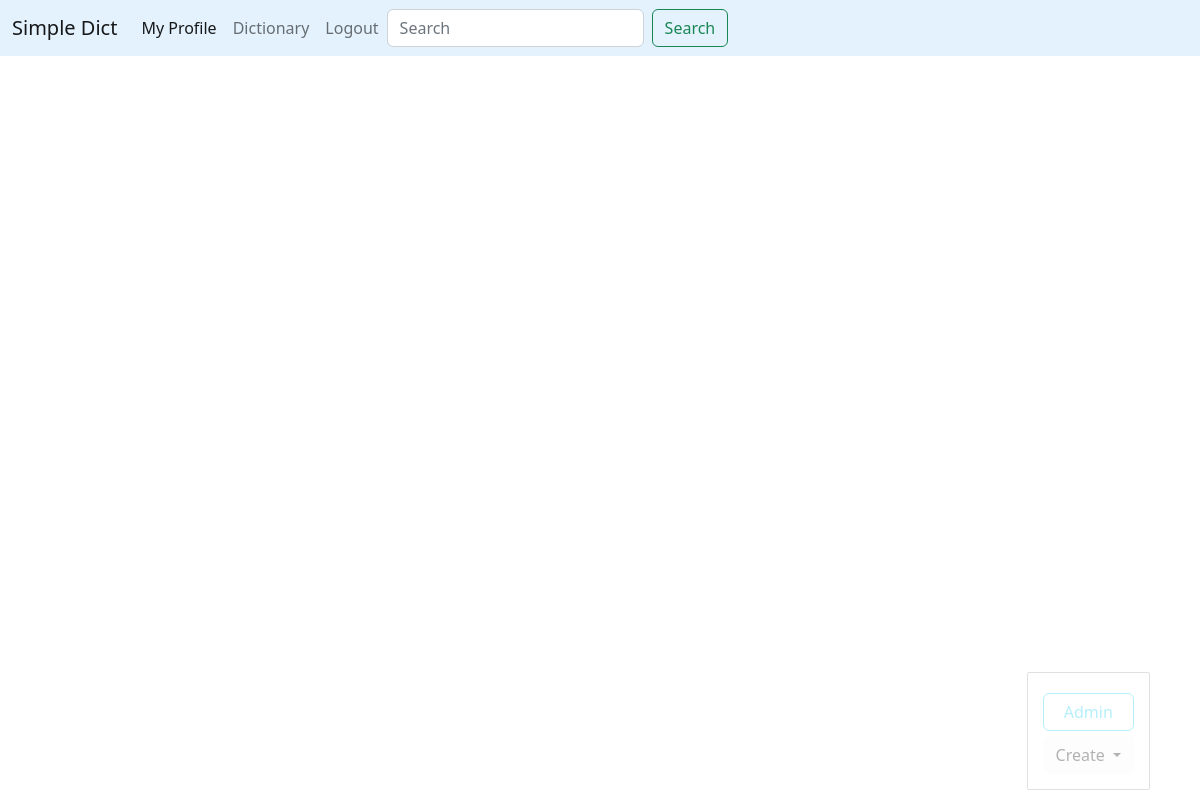
/simple_dict/user_dict/ (signed in), run on an earlier commit of the app's database.
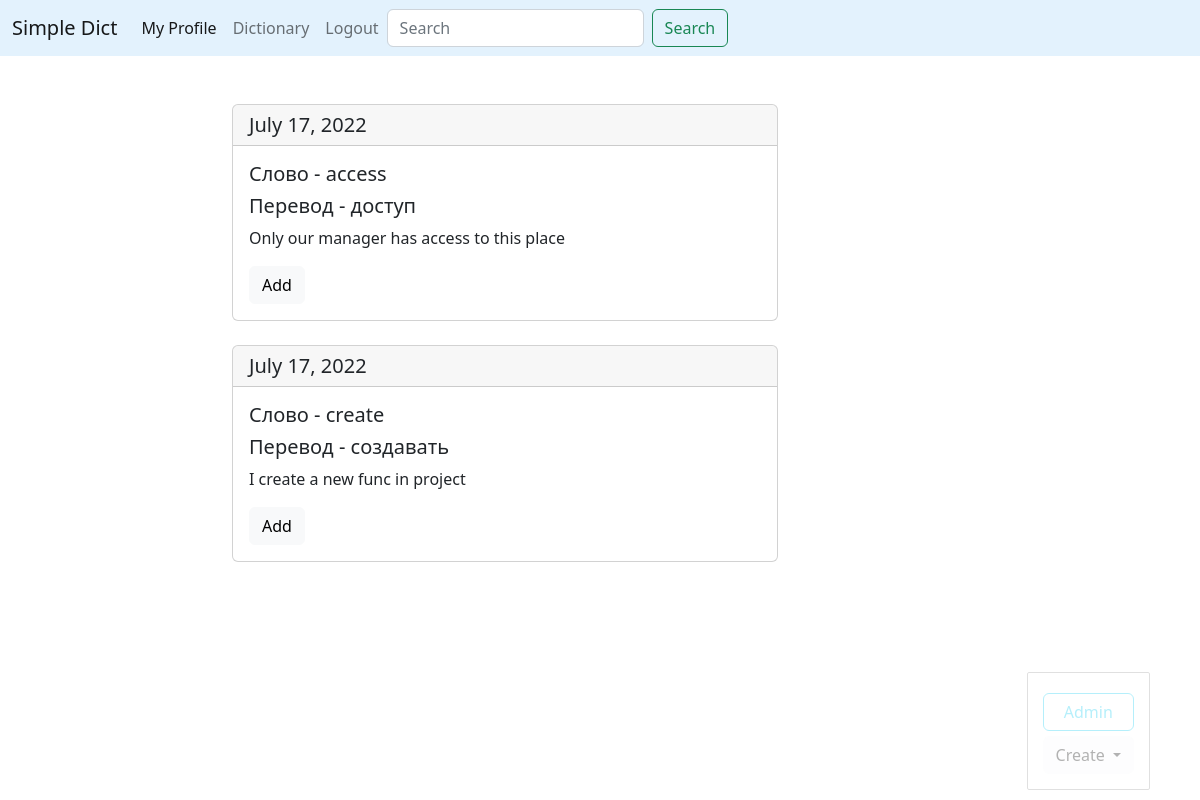
And on a later commit of the database.
### simple_dict/models.py (models this page shows, shortened)
class UserServerWord(models.Model):
    word = models.ForeignKey(ServerWord, on_delete=models.CASCADE)
    user = models.ForeignKey(settings.AUTH_USER_MODEL, on_delete=models.CASCADE)
    date_add = models.DateField(auto_now_add=True)

class ServerWord(models.Model):
    word = models.CharField(max_length=50, unique=True)
    translate = models.CharField(max_length=50)
    word_example = models.TextField(max_length=300)

### simple_dict/views.py (the view)
# urls.py: path('user_dict/', ShowUserDict.as_view(), name='user_dict_url')
class ShowUserDict(View):
    def get(self,request):
        user = request.user
        user_words = UserServerWord.objects.filter(user=user)
        return render(request, 'simple_dict/user_dict.html', context={'user_words': user_words})

### simple_dict/templates/simple_dict/user_dict.html
{% extends 'simple_dict/base_screen.html' %}
{% block content %}
{% for user_word in user_words%}
    {% include 'simple_dict/includes/userword_card_detail.html' %}
{% endfor %}
{% endblock %}

### simple_dict/templates/simple_dict/base_screen.html (shortened to what this page needs)
{% extends 'base.html' %}
{% block admin-panel %}
    <div class="dropdown">
      <button class="btn btn-light dropdown-toggle" type="button" id="dropdownMenuButton1" data-bs-toggle="dropdown" aria-expanded="false">
        Create
      </button>
    </div>
{% endblock %}

### templates/base.html (shortened to what this page needs)
{% load static %}
<!DOCTYPE html>
<html lang="en">
<head>
    <link href="https://cdn.jsdelivr.net/npm/bootstrap@5.2.0-beta1/dist/css/bootstrap.min.css" rel="stylesheet">
    <link rel="stylesheet" href="{% static 'css/styles.css' %}">
</head>
<body>
    <nav class="navbar navbar-expand-lg" style="background-color: #e3f2fd;">
      <div class="container-fluid">
        <a class="navbar-brand" href="{% url 'search_word_url' %}">Simple Dict</a>
        <div class="collapse navbar-collapse" id="navbarNavDropdown">
          <ul class="navbar-nav">
            <li class="nav-item">
              <a class="nav-link active" aria-current="page" href="#">My Profile</a>
            </li>
            <li class="nav-item">
              <a class="nav-link" href="{% url 'user_dict_url' %}">Dictionary</a>
            </li>
            {% if request.user.is_authenticated %}
            <li class="nav-item">
              <a class="nav-link" href="{% url 'logout_url' %}">Logout</a>
            </li>
            {% else %}
              <li class="nav-item">
                <a class="nav-link" href="{% url 'login_url' %}">Login</a>
              </li>
            {% endif %}
          </ul>
          <form class="d-flex" role="search" action="{% url 'search_word_url' %}">
            <input class="form-control me-2" type="search" placeholder="Search" aria-label="Search" name="search">
            <button class="btn btn-outline-success" type="submit">Search</button>
          </form>
        </div>
      </div>
    </nav>
    <div class="container mt-5">
        <div class="row">
            <div class="col-6 offset-md-2">
                {% block content %}{% endblock %}
            </div>
        </div>
    </div>
    {% if request.user.is_authenticated and request.user.is_staff %}
    <div class="admin-panel align-items-center">
    <a href="/admin" class="btn btn-outline-info">Admin</a>
    {% block admin-panel %}
    {% endblock %}
    </div>
    {% endif %}
</body>
</html>

### simple_dict/templates/simple_dict/includes/userword_card_detail.html (shortened to what this page needs)
<div class="card mb-4">
              <h5 class="card-header">{{user_word.date_add}}</h5>
              <div class="card-body">
                <h5 class="card-title">Слово - {{user_word.word.word}}</h5>
                <h5 class="card-title">Перевод - {{user_word.word.translate}}</h5>
                <p class="card-text">{{user_word.word.word_example}}</p>
                  <form method="post">
                      <input type="submit" value="Add"  class="btn btn-light">
                  </form>
              </div>
</div>

### static/css/styles.css (style rules this page uses)
.admin-panel { border: 1px solid #999; border-radius: 2px; position: fixed; right: 50px; bottom: 10px; opacity: 0.3; padding: 15px; }
.admin-panel a { display: block; margin: 5px 0; }

What changed in the data, as far as the page shows it:
added UserServerWord: date_add "July 17, 2022", word.word "access", word.translate "доступ", word.word_example "Only our manager has access to this place"
added UserServerWord: date_add "July 17, 2022", word.word "create", word.translate "создавать", word.word_example "I create a new func in project"
